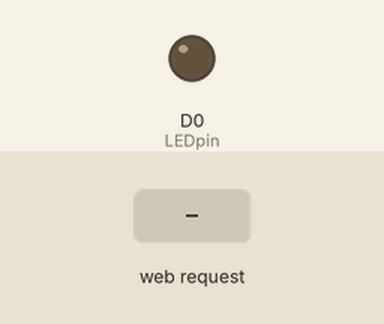
Simulated run of this sketch. Board: ESP8266 (NodeMCU). On the bench: output pins drawn as LEDs (lit = HIGH). The inputs (shaded band) are chosen by the test bench. WiFi joins after 1.5 s; servers stay silent unless stated; what the sketch prints to the serial monitor is not drawn.

Above: at 2.7 s.
2.8 s: HTTP request GET /LEDON received
At 3.5 s:
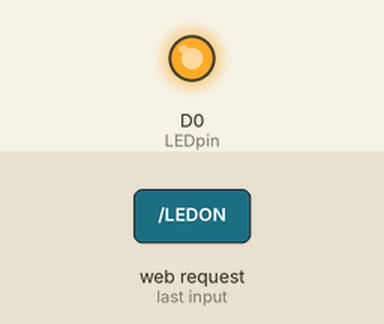
4.3 s: HTTP request GET /LEDOFF received
At 4.6 s:
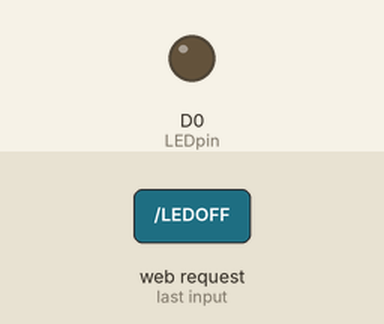
Timing chart, 0 to 7.3 s (numbered marks = the images above; inputs shaded):
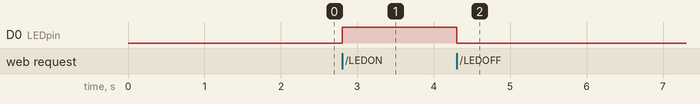

The sketch:

Control_Led_Webserver.ino
```cpp
#include <ESP8266WiFi.h>
#include <WiFiClient.h>
#include <ESP8266WebServer.h>
#include "index.h"

#define LEDpin D0

//SSID and Password of your WiFi router
const char* ssid = "Dewansyah";
const char* password = "monaco2tc1";

//bool ledState = false;

ESP8266WebServer server(80);

void handleRoot(){
  server.send(200,"text/html",MAIN_page);
}

//void ledControl(){
//   server.send(200,"text/html",MAIN_page);
//   if (ledState == false){
//      digitalWrite(LEDpin,HIGH);
//      ledState = true;
//   }
//   else {
//      digitalWrite(LEDpin,LOW);
//      ledState = false;
//   }
//}

//Fungsi Control LED
void ledOn(){
  server.send(200,"text/html",MAIN_page);
  digitalWrite(LEDpin,HIGH);
  delay(1000);
}

void ledOff(){
  server.send(200,"text/html",MAIN_page);
  digitalWrite(LEDpin,LOW);
  delay(1000);
}

void setup(void){
  Serial.begin(9600);
  pinMode(LEDpin,OUTPUT);
  WiFi.begin(ssid, password);
  Serial.println("");

  // Wait for connection
  while (WiFi.status() != WL_CONNECTED) {
    delay(500);
    Serial.print(".");
  }

  Serial.println("");
  Serial.print("Connected to ");
  Serial.println(ssid);
  Serial.print("IP address: ");
  Serial.println(WiFi.localIP());

  server.on("/", handleRoot);
  //Mengakses alamat /LEDON atau /LEDOFF dan memanggil fungsi led control
  server.on("/LEDON",ledOn);
  server.on("/LEDOFF",ledOff);

  server.begin();
  Serial.println("HTTP server started");
}

void loop(void){
  server.handleClient();          //Handle client requests
}
```

index.h
```cpp
const char MAIN_page[] PROGMEM = R"=====(
<html>

<head>
    <meta charset="utf-8">
    <meta name="viewport" content="width=device-width, initial-scale=1.0, shrink-to-fit=no">
    <title>interface</title>
    <script src="https://kit.fontawesome.com/2e3ce63ccb.js" crossorigin="anonymous"></script>
    <link rel="stylesheet" href="https://maxcdn.bootstrapcdn.com/bootstrap/4.4.1/css/bootstrap.min.css">
    <link rel="stylesheet" href="assets/css/styles.css">
</head>

<body>
    <div></div>
    <nav class="navbar navbar-light navbar-expand-md text-primary bg-light shadow" style="height: 37px;">
        <div class="container-fluid"><a class="navbar-brand text-primary" href="#" style="font-size: 15px;"><i class="fa fa-user-circle"></i>&nbsp; Kelompok 3</a><button class="navbar-toggler" data-toggle="collapse"><span class="sr-only">Toggle navigation</span><span class="navbar-toggler-icon"></span></button></div>
    </nav>
    <h1 class="text-center text-dark" style="font-size: 25px;margin: 14px;">Workshop Kompilasi</h1>
    <div>
        <div class="container">
            <div class="row">
                <div class="col-md-6">
                    <div class="card bg-light shadow-sm">
                        <div class="card-body">
                            <h4 class="text-center card-title">Control LED</h4>
                            <div></div>
                            <div class="text-center" style="height: 32px;"><a href="LEDON"><button class="btn btn-success btn-sm shadow-sm" type="button" style="font-size: 11px;width: 55px;">ON</button></a></div>
                            <div class="text-center" style="height: 32px;"><a href="LEDOFF"><button class="btn btn-danger btn-sm shadow-sm" type="button" style="font-size: 11px;width: 55px;">OFF</button></a></div>
                        </div>
                    </div>
                </div>
                <div class="col-md-6">
                    <div class="card bg-light shadow-sm" style="height: 146.8px;">
                        <div class="card-body">
                            <h4 class="text-center card-title">Potensiometer</h4>
                            <h4 class="text-center card-title">255</h4>
                        </div>
                    </div>
                </div>
            </div>
        </div>
    </div>
    <div></div>
    <div class="text-center" style="height: 32px;"></div>
    <script src="assets/js/jquery.min.js"></script>
    <script src="assets/bootstrap/js/bootstrap.min.js"></script>
</body>

</html>
)=====";
```

Measured:
- after the input at 2.8 s, D0 (LEDpin): LOW → HIGH at once
- after the input at 4.3 s, D0 (LEDpin): HIGH → LOW at once
